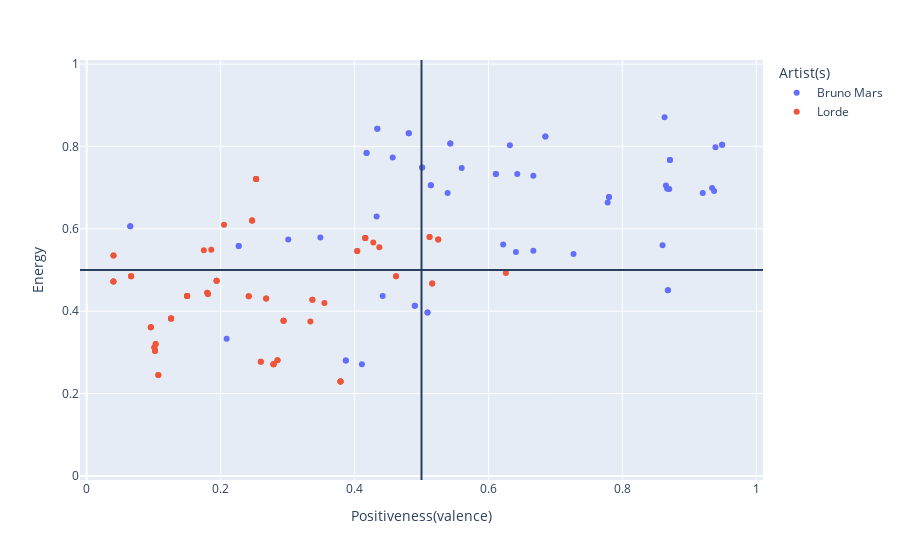

The code cell stored with this chart in its notebook:
### Code cell
#Enter artist names here, spelling counts.
artist_names=['Bruno Mars', 'Lorde']

#This section plots the data in plotly, from the pandas dataframe "dataset".
datafilter=dataset.loc[dataset['artist_name'].isin(artist_names)]
fig = px.scatter(datafilter,x="valence", y="energy",hover_data=['track_name'],color="artist_name", 
                 labels={"track_name":"Song Title","valence":"Positiveness (valence)", "energy":"Energy","artist_name":"Artist(s)"})
#Set axes and labels for axes
fig.update_yaxes(range=[-0.01, 1.01])
fig.update_xaxes(range=[-0.01, 1.01])
fig.update_xaxes(title_text='Positiveness(valence)')
fig.update_yaxes(title_text='Energy')
#Add quadrant dividing lines
fig.add_hline(y=0.5)
fig.add_vline(x=0.5)
#Save plot as html file and open in browser.
fig.write_html(''.join(artist_names)+'.html', auto_open=True)
#Show plot below in python.
fig.show()

### Figure 1 — Plotly figure (JSON) as saved in the notebook; plotly's stock layout.template omitted (floating-point values rounded to 4 significant figures)
{"data": [{"customdata": [["24K Magic"], ["Chunky"], ["Perm"], ["That's What I Like"], ["Versace on the Floor"], ["Straight up & Down"], ["Calling All My Lovelies"], ["Finesse"], ["Too Good to Say Goodbye"], ["Young Girls"], ["Locked out of Heaven"], ["Gorilla"], ["Treasure"], ["Moonshine"], ["When I Was Your Man"], ["Natalie"], ["Show Me"], ["Money Make Her Smile"], ["If I Knew"], ["Young Girls"], ["Locked out of Heaven"], ["Gorilla"], ["Treasure"], ["Moonshine"], ["When I Was Your Man"], ["Natalie"], ["Show Me"], ["Money Make Her Smile"], ["If I Knew"], ["Young Girls"], ["Locked out of Heaven"], ["Gorilla"], ["Treasure"], ["Moonshine"], ["When I Was Your Man"], ["Natalie"], ["Show Me"], ["Money Make Her Smile"], ["If I Knew"], ["Grenade"], ["Just the Way You Are"], ["Our First Time"], ["Runaway Baby"], ["The Lazy Song"], ["Marry You"], ["Talking to the Moon"], ["Liquor Store Blues (feat. Damian Marley)"], ["Count on Me"], ["The Other Side (feat. CeeLo Green and B.o.B)"], ["Somewhere in Brooklyn"], ["Talking to the Moon - Acoustic Piano"], ["Grenade"], ["Just the Way You Are"], ["Our First Time"], ["Runaway Baby"], ["The Lazy Song"], ["Marry You"], ["Talking to the Moon"], ["Liquor Store Blues (feat. Damian Marley)"], ["Count on Me"], ["The Other Side (feat. CeeLo Green and B.o.B)"]], "hovertemplate": "Artist(s)=Bruno Mars<br>Positiveness (valence)=%{x}<br>Energy=%{y}<br>Song Title=%{customdata[0]}<extra></extra>", "legendgroup": "Bruno Mars", "marker": {"color": "#636efa", "symbol": "circle"}, "mode": "markers", "name": "Bruno Mars", "orientation": "v", "showlegend": true, "type": "scatter", "x": [0.632, 0.727, 0.863, 0.86, 0.301, 0.643, 0.865, 0.939, 0.433, 0.501, 0.867, 0.622, 0.934, 0.418, 0.387, 0.611, 0.514, 0.78, 0.49, 0.501, 0.867, 0.641, 0.937, 0.418, 0.387, 0.611, 0.514, 0.78, 0.49, 0.56, 0.87, 0.667, 0.92, 0.457, 0.411, 0.667, 0.539, 0.778, 0.442, 0.227, 0.434, 0.868, 0.871, 0.949, 0.481, 0.065, 0.685, 0.509, 0.543, 0.349, 0.209, 0.227, 0.434, 0.868, 0.871, 0.949, 0.481, 0.065, 0.685, 0.509, 0.543], "xaxis": "x", "y": [0.803, 0.539, 0.871, 0.56, 0.574, 0.733, 0.705, 0.798, 0.63, 0.749, 0.698, 0.562, 0.699, 0.784, 0.28, 0.733, 0.706, 0.677, 0.413, 0.749, 0.698, 0.544, 0.692, 0.784, 0.28, 0.733, 0.706, 0.677, 0.413, 0.748, 0.697, 0.547, 0.687, 0.773, 0.271, 0.729, 0.687, 0.664, 0.437, 0.558, 0.843, 0.451, 0.767, 0.804, 0.832, 0.606, 0.824, 0.397, 0.807, 0.579, 0.333, 0.558, 0.843, 0.451, 0.767, 0.804, 0.832, 0.606, 0.824, 0.397, 0.807], "yaxis": "y"}, {"customdata": [["Green Light"], ["Sober"], ["Homemade Dynamite"], ["The Louvre"], ["Liability"], ["Hard Feelings/Loveless"], ["Sober II (Melodrama)"], ["Writer In The Dark"], ["Supercut"], ["Liability (Reprise)"], ["Perfect Places"], ["Homemade Dynamite - REMIX"], ["Green Light"], ["Sober"], ["Homemade Dynamite"], ["The Louvre"], ["Liability"], ["Hard Feelings/Loveless"], ["Sober II (Melodrama)"], ["Writer In The Dark"], ["Supercut"], ["Liability (Reprise)"], ["Perfect Places"], ["Homemade Dynamite - REMIX"], ["Green Light"], ["Sober"], ["Homemade Dynamite"], ["The Louvre"], ["Liability"], ["Hard Feelings/Loveless"], ["Sober II (Melodrama)"], ["Writer In The Dark"], ["Supercut"], ["Liability (Reprise)"], ["Perfect Places"], ["Green Light"], ["Sober"], ["Homemade Dynamite"], ["The Louvre"], ["Liability"], ["Hard Feelings/Loveless"], ["Sober II (Melodrama)"], ["Writer In The Dark"], ["Supercut"], ["Liability (Reprise)"], ["Perfect Places"], ["Tennis Court"], ["400 Lux"], ["Royals"], ["Ribs"], ["Buzzcut Season"], ["Team"], ["Glory And Gore"], ["Still Sane"], ["White Teeth Teens"], ["A World Alone"], ["Tennis Court"], ["400 Lux"], ["Royals"], ["Ribs"], ["Buzzcut Season"], ["Team"], ["Glory And Gore"], ["Still Sane"], ["White Teeth Teens"], ["A World Alone"], ["Bravado"], ["Swingin Party"], ["Bravado - Fffrrannno Remix"], ["Tennis Court"], ["400 Lux"], ["Royals"], ["Ribs"], ["Buzzcut Season"], ["Team"], ["Glory And Gore"], ["Still Sane"], ["White Teeth Teens"], ["A World Alone"], ["Bravado"], ["Million Dollar Bills"], ["The Love Club"], ["Biting Down"], ["Swingin Party"]], "hovertemplate": "Artist(s)=Lorde<br>Positiveness (valence)=%{x}<br>Energy=%{y}<br>Song Title=%{customdata[0]}<extra></extra>", "legendgroup": "Lorde", "marker": {"color": "#EF553B", "symbol": "circle"}, "mode": "markers", "name": "Lorde", "orientation": "v", "showlegend": true, "type": "scatter", "x": [0.253, 0.516, 0.268, 0.126, 0.379, 0.18, 0.101, 0.279, 0.15, 0.26, 0.512, 0.175, 0.253, 0.462, 0.242, 0.126, 0.379, 0.181, 0.103, 0.279, 0.15, 0.285, 0.525, 0.186, 0.253, 0.516, 0.268, 0.126, 0.379, 0.18, 0.101, 0.279, 0.15, 0.26, 0.512, 0.253, 0.462, 0.242, 0.126, 0.379, 0.181, 0.103, 0.279, 0.15, 0.285, 0.525, 0.428, 0.194, 0.337, 0.0399, 0.247, 0.416, 0.294, 0.0958, 0.102, 0.0663, 0.404, 0.194, 0.355, 0.0399, 0.247, 0.416, 0.294, 0.0958, 0.102, 0.0663, 0.04, 0.107, 0.205, 0.404, 0.194, 0.337, 0.0399, 0.247, 0.416, 0.294, 0.0958, 0.102, 0.0663, 0.04, 0.437, 0.626, 0.334, 0.107], "xaxis": "x", "y": [0.721, 0.467, 0.431, 0.382, 0.229, 0.445, 0.312, 0.271, 0.437, 0.277, 0.58, 0.548, 0.721, 0.485, 0.436, 0.382, 0.229, 0.442, 0.32, 0.271, 0.437, 0.281, 0.574, 0.549, 0.721, 0.467, 0.431, 0.382, 0.229, 0.445, 0.312, 0.271, 0.437, 0.277, 0.58, 0.721, 0.485, 0.436, 0.382, 0.229, 0.442, 0.32, 0.271, 0.437, 0.281, 0.574, 0.567, 0.474, 0.428, 0.472, 0.62, 0.578, 0.377, 0.361, 0.304, 0.485, 0.546, 0.474, 0.42, 0.472, 0.62, 0.578, 0.377, 0.361, 0.304, 0.485, 0.535, 0.245, 0.61, 0.546, 0.474, 0.428, 0.472, 0.62, 0.578, 0.377, 0.361, 0.304, 0.485, 0.535, 0.555, 0.493, 0.375, 0.245], "yaxis": "y"}], "layout": {"legend": {"title": {"text": "Artist(s)"}, "tracegroupgap": 0}, "margin": {"t": 60}, "shapes": [{"type": "line", "x0": 0, "x1": 1, "xref": "x domain", "y0": 0.5, "y1": 0.5, "yref": "y"}, {"type": "line", "x0": 0.5, "x1": 0.5, "xref": "x", "y0": 0, "y1": 1, "yref": "y domain"}], "xaxis": {"anchor": "y", "domain": [0, 1], "range": [-0.01, 1.01], "title": {"text": "Positiveness(valence)"}}, "yaxis": {"anchor": "x", "domain": [0, 1], "range": [-0.01, 1.01], "title": {"text": "Energy"}}}}
